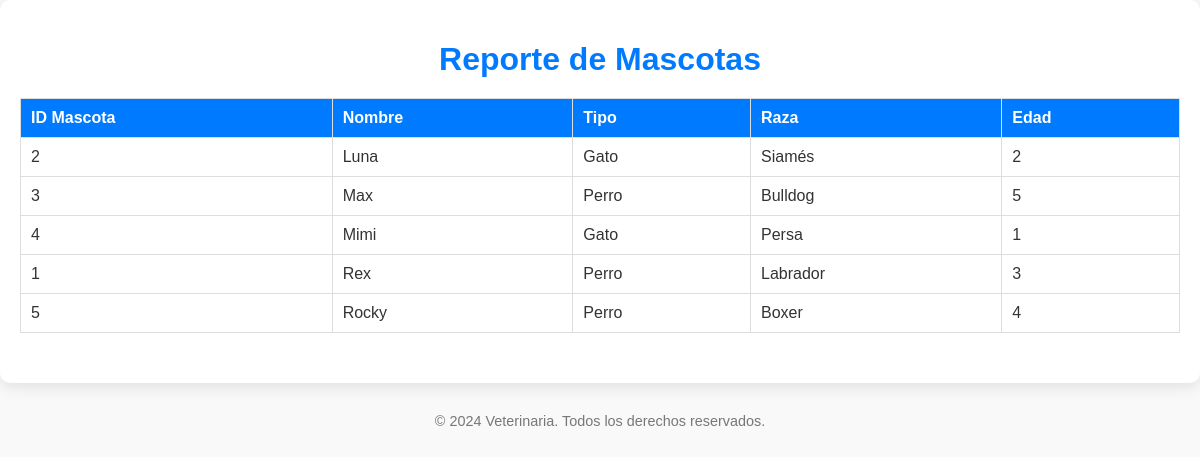
Screenshot of /citas_peluqueria.php with the database file from the repository.
### tables this page shows
CREATE TABLE `mascota` (
  `id_mascota` int NOT NULL AUTO_INCREMENT,
  `nombre` varchar(100) NOT NULL,
  `tipo` varchar(50) NOT NULL,
  `raza` varchar(50) DEFAULT NULL,
  `edad` int DEFAULT NULL,
  `id_cliente` int DEFAULT NULL,
  PRIMARY KEY (`id_mascota`),
  KEY `id_cliente` (`id_cliente`),
  CONSTRAINT `mascota_ibfk_1` FOREIGN KEY (`id_cliente`) REFERENCES `cliente` (`id_cliente`) ON DELETE CASCADE
);

### citas_peluqueria.php (the view, shortened to what this page needs)
<?php
$conn = new mysqli('localhost', 'peluquero', 'contrasena123', 'veterinaria');
$sqlMascotas = "SELECT id_mascota, nombre, tipo, raza, edad FROM Mascota ORDER BY nombre ASC";
$resultMascotas = $conn->query($sqlMascotas);
?>
<!DOCTYPE html>
<html lang="es">
<head>
</head>
<body>
    <div class="container">
        <h1>Reporte de Mascotas</h1>
        <table>
            <tr>
                <th>ID Mascota</th>
                <th>Nombre</th>
                <th>Tipo</th>
                <th>Raza</th>
                <th>Edad</th>
            </tr>
            <?php while($row = $resultMascotas->fetch_assoc()): ?>
            <tr>
                <td><?php echo htmlspecialchars($row['id_mascota']); ?></td>
                <td><?php echo htmlspecialchars($row['nombre']); ?></td>
                <td><?php echo htmlspecialchars($row['tipo']); ?></td>
                <td><?php echo htmlspecialchars($row['raza']); ?></td>
                <td><?php echo htmlspecialchars($row['edad']); ?></td>
            </tr>
            <?php endwhile; ?>
        </table>
    </div>
    <footer>
        &copy; <?php echo date("Y"); ?> Veterinaria. Todos los derechos reservados.
    </footer>
</body>
</html>

### citas_peluqueria.php (style rules this page uses)
body { font-family: 'Arial', sans-serif; margin: 0; background-color: #f9f9f9; color: #333; }
.container { max-width: 1200px; margin: 0 auto; padding: 20px; background: white; border-radius: 10px; box-shadow: 0 4px 15px rgba(0, 0, 0, 0.1); }
h1 { text-align: center; color: #007bff; margin-bottom: 20px; }
table { width: 100%; border-collapse: collapse; margin-bottom: 30px; }
th, td { padding: 10px; text-align: left; border: 1px solid #ddd; }
th { background-color: #007bff; color: white; }
footer { text-align: center; margin-top: 30px; font-size: 0.9em; color: #777; }

### rows the page displays
mascota: id_mascota "2", nombre "Luna", tipo "Gato", raza "Siamés", edad "2"
mascota: id_mascota "3", nombre "Max", tipo "Perro", raza "Bulldog", edad "5"
mascota: id_mascota "4", nombre "Mimi", tipo "Gato", raza "Persa", edad "1"
mascota: id_mascota "1", nombre "Rex", tipo "Perro", raza "Labrador", edad "3"
mascota: id_mascota "5", nombre "Rocky", tipo "Perro", raza "Boxer", edad "4"
